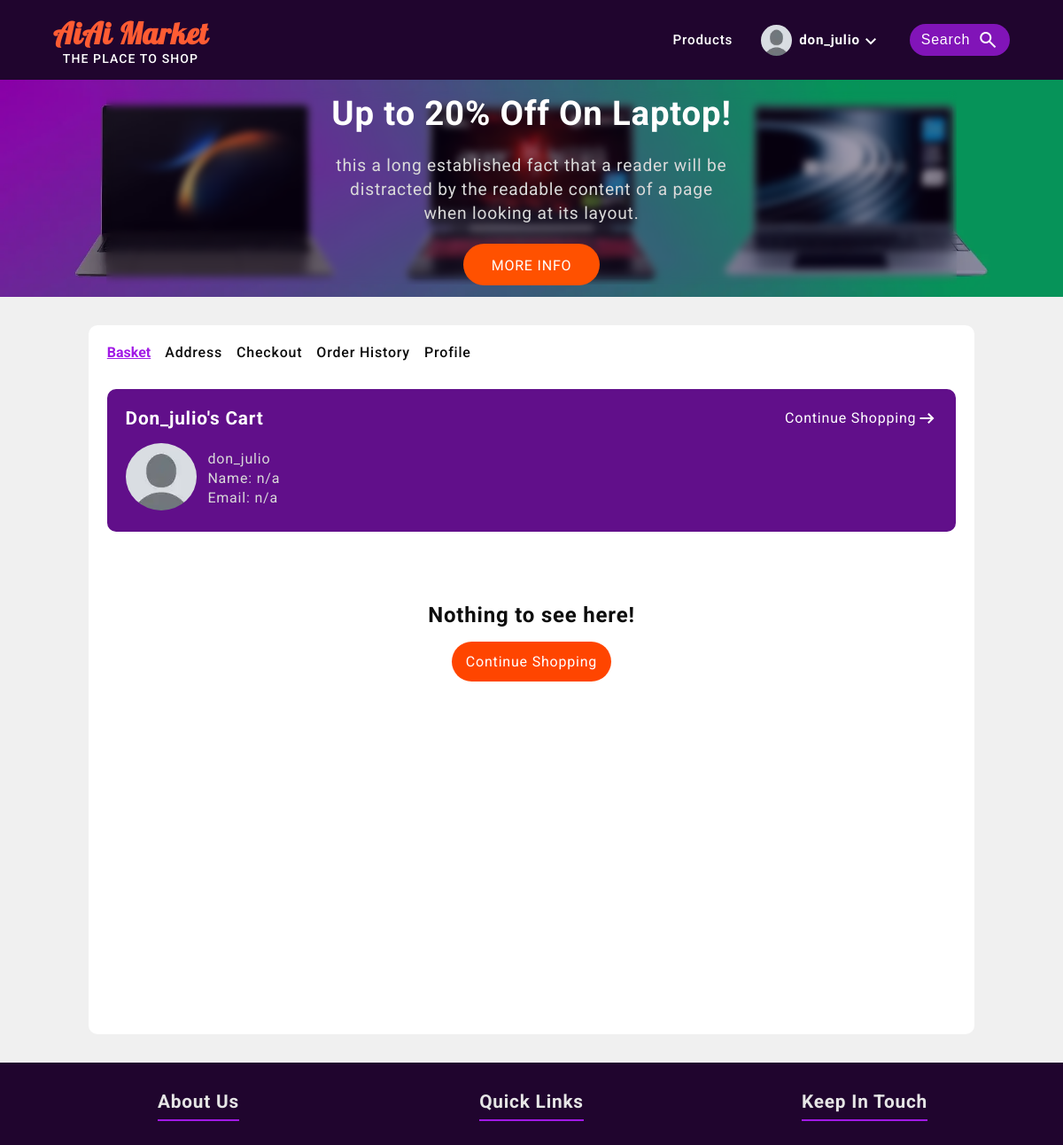
The app's page /my/basket/ (signed in, upper part), older data.
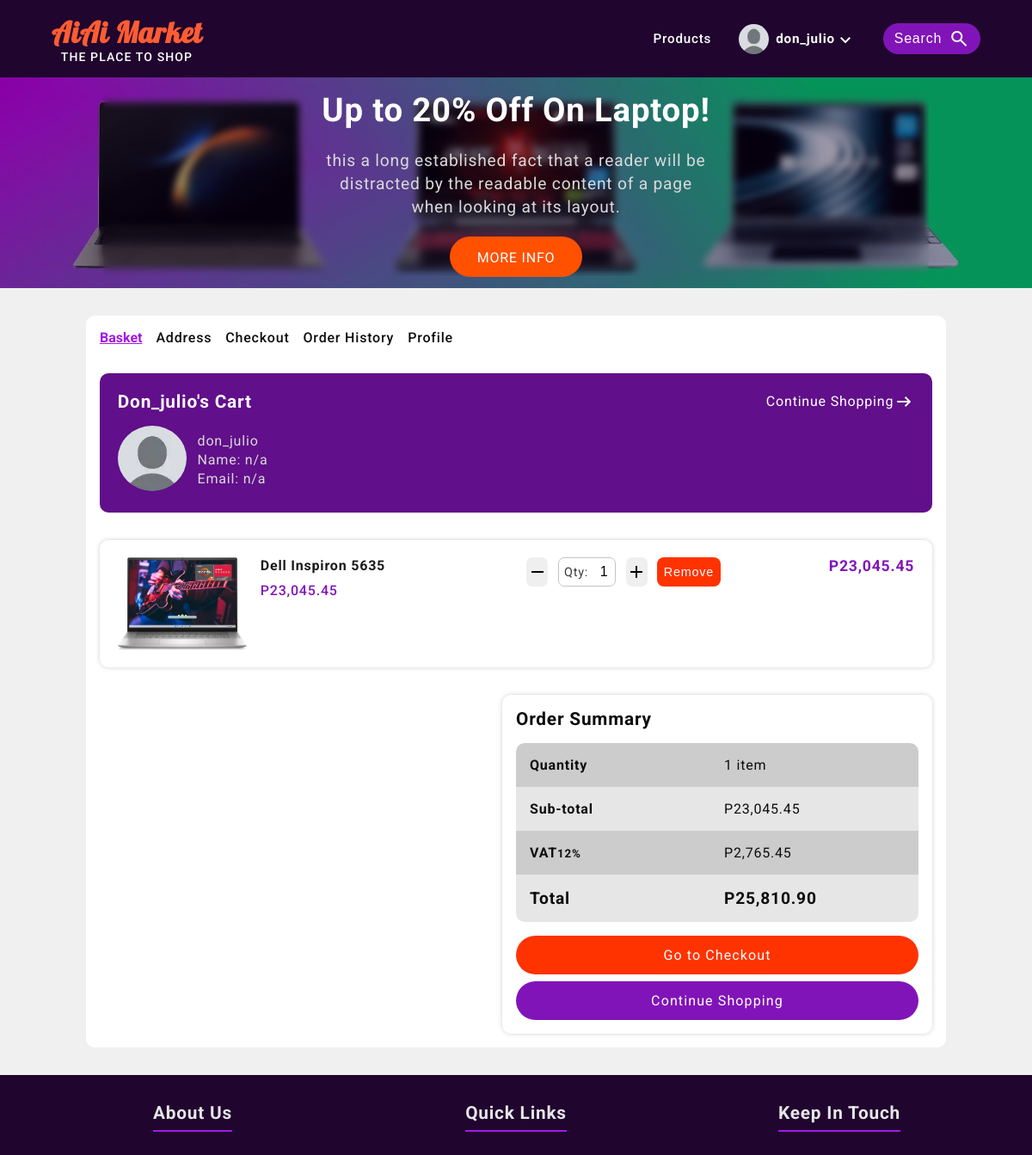
The same page, newer data.
### users/models.py (models this page shows, shortened)
class UserProfile(models.Model):
    user = models.OneToOneField(User, on_delete=models.CASCADE, null=True, blank=True)
    profile_image = models.ImageField(upload_to='profile_images', default='profile_images/default_iamge.webp')
    user_name = models.CharField(max_length=50)
    first_name = models.CharField(max_length=50)
    last_name = models.CharField(max_length=100)
    email = models.EmailField(max_length=100)

### products/models.py (models this page shows, shortened)
class Order(models.Model):
    id = models.UUIDField(
        primary_key=True,
        default=uuid.uuid4,
        editable=False
    )
    customer = models.ForeignKey(User, on_delete=models.CASCADE)
    product = models.ForeignKey(Product, on_delete=models.CASCADE)
    ordered_date = models.DateTimeField(auto_now_add=True)
    quantity = models.IntegerField(default=1)
    open = models.BooleanField(default=True)
    def get_order_total(self):
        if self.product.get_discount_price():
            order_total = round(self.quantity * Decimal(self.product.get_discount_price().replace(',', '')), 2)
            return order_total
        else:
            order_total = round(self.quantity * self.product.price, 2)
            return order_total
    class Meta:
        ordering = ['-open']

class Product(models.Model):
    id = models.UUIDField(
        primary_key=True,
        default=uuid.uuid4,
        editable=False
    )
    category = models.ForeignKey(ProductCategory, on_delete=models.CASCADE)
    sub_category = models.ForeignKey(ProductSubCategory, on_delete=models.CASCADE)
    name = models.CharField(max_length=50)
    brand = models.CharField(max_length=50)
    seller_organization = models.CharField(max_length=50)
    product_image = models.ImageField(upload_to='product_image')
    description = models.CharField(max_length=100)
    detail = models.TextField()
    price = models.DecimalField(max_digits=10, decimal_places=2)
    price_str_format = models.CharField(max_length=1000, null=True, blank=True)
    discount_price_str_format = models.CharField(max_length=1000, null=True, blank=True)
    created = models.DateTimeField(auto_now_add=True)
    updated = models.DateTimeField(auto_now=True)
    available = models.BooleanField(default=True)
    num_of_times_solid = models.IntegerField(default=0)
    likes = models.DecimalField(max_digits=5, decimal_places=1 ,default=0.0)
    def get_product_image_url(self):
        return self.product_image.url
    def get_absolute_url(self):
        return reverse('products:product-detail', args=[str(self.id)])
    def get_discount_price(self):
        sub_cat = ['High-end', 'Entry-level']
        item = Product.objects.get(id=self.id)
        if item.sub_category:
            if item.sub_category.name in sub_cat:
                discount = round(item.price - (item.price * Decimal(.10)), 2)
                for char in str(discount):
                    if char == '.':
                        index = str(discount).index(char)
                        discount = f'{str(discount)[0 : index - 3]},{str(discount)[index - 3 : index  + 3]} '
                self.discount_price_str_format = discount
                return discount
    class Meta:
        ordering = ['-created']
        verbose_name_plural = 'Products'

### products/views.py (the view)
# urls.py: path('my/basket/', basket_view, name='product-basket'),
@login_required
def basket_view(request):
    user = request.user
    query_set = user.order_set.all().filter(open=True)
    context = {'query_set': query_set}
    return render(request, 'products/basket.html', context)

### templates/products/basket.html (shortened to what this page needs)
{% extends 'index.html' %}
{% block content %}
<div class="product-basket-content-container">
    {% if not query_set %}
        <div class="no-order-history-contents">
            <div class="order-history-nav-bar">
                {% with request.resolver_match.url_name as url_name %}
                    <a class="{% if url_name == 'product-basket' %}active-product-basket-nav-link{% else %}product-basket-nav-link{% endif %}" href="{% url 'products:product-basket' %}">Basket</a>
                    <a class="{% if url_name == 'shipping-address' %}active-product-basket-nav-link{% else %}product-basket-nav-link{% endif %}" href="{% url 'products:shipping-address' %}">Address</a>
                    <a class="{% if url_name == 'checkout-summary' %}active-product-basket-nav-link{% else %}product-basket-nav-link{% endif %}" href="{% url 'products:checkout-summary' %}">Checkout</a>
                    <a class="{% if url_name == 'order-history' %}active-product-basket-nav-link{% else %}product-basket-nav-link{% endif %}" href="{% url 'products:order-history' %}">Order History</a>
                    <a class="{% if url_name == 'user-profile' %}active-product-basket-nav-link{% else %}product-basket-nav-link{% endif %}" href="{% url 'users:user-profile' %}">Profile</a>
                {% endwith %}
            </div>
            <div class="order-history-header-container" style="width:100%;">
                <div class="order-history-header-text">
                    <h2 class="order-history-header">{{ request.user.username }}'s Cart</h2>
                    <a class="order-history-continue-shopping-btn-large" href="{% url 'products:product-list' %}">
                        <p class="order-history-continue-shopping" href="">Continue Shopping</p>
                        <span class="material-symbols-outlined">arrow_right_alt</span>
                    </a>
                </div>
                <div class="order-history-user-info-container">
                    <div class="order-history-user-profile-image">
                        <img src="{{ request.user.userprofile.profile_image.url }}" alt="">
                    </div>
                    <div class="order-history-user-profile-info">
                        <p class="order-history-username">{{ request.user.username }}</p>
                        {% if request.user.shippingaddress_set.all.first %}
                            <p>
                                {{ request.user.shippingaddress_set.all.first.first_name }}
                                {{ request.user.shippingaddress_set.all.first.last_name }}
                            </p>
                            <p>{{ request.user.shippingaddress_set.all.first.email }}</p>
                        {% else %}
                            <p>Name: n/a</p>
                            <p>Email: n/a</p>
                        {% endif %}
                    </div>
                </div>
            </div>
            <div class="no-order-history-content">
                <h3 class="no-order-history-text">Nothing to see here!</h3>
                <a class="no-order-history-continue-shopping" href="{% url 'products:product-list' %}">Continue Shopping</a>
            </div>
        </div>
    {% else %}
        <div class="product-basket-wrapper">
            <div class="product-basket-nav-bar">
                {% with request.resolver_match.url_name as url_name %}
                    <a class="{% if url_name == 'product-basket' %}active-product-basket-nav-link{% else %}product-basket-nav-link{% endif %}" href="{% url 'products:product-basket' %}">Basket</a>
                    <a class="{% if url_name == 'shipping-address' %}active-product-basket-nav-link{% else %}product-basket-nav-link{% endif %}" href="{% url 'products:shipping-address' %}">Address</a>
                    <a class="{% if url_name == 'checkout-summary' %}active-product-basket-nav-link{% else %}product-basket-nav-link{% endif %}" href="{% url 'products:checkout-summary' %}">Checkout</a>
                    <a class="{% if url_name == 'order-history' %}active-product-basket-nav-link{% else %}product-basket-nav-link{% endif %}" href="{% url 'products:order-history' %}">Order History</a>
                    <a class="{% if url_name == 'user-profile' %}active-product-basket-nav-link{% else %}product-basket-nav-link{% endif %}" href="{% url 'users:user-profile' %}">Profile</a>
                {% endwith %}
            </div>
            <div class="order-history-header-container" style="width:100%;">
                <div class="order-history-header-text">
                    <h2 class="order-history-header">{{ request.user.username }}'s Cart</h2>
                    <a class="order-history-continue-shopping-btn-large" href="{% url 'products:product-list' %}">
                        <p class="order-history-continue-shopping" href="">Continue Shopping</p>
                        <span class="material-symbols-outlined">arrow_right_alt</span>
                    </a>
                </div>
                <div class="order-history-user-info-container">
                    <div class="order-history-user-profile-image">
                        <img src="{{ request.user.userprofile.profile_image.url }}" alt="">
                    </div>
                    <div class="order-history-user-profile-info">
                        <p class="order-history-username">{{ request.user.username }}</p>
                        {% if request.user.shippingaddress_set.all.first %}
                            <p>
                                {{ request.user.shippingaddress_set.all.first.first_name }}
                                {{ request.user.shippingaddress_set.all.first.last_name }}
                            </p>
                            <p>{{ request.user.shippingaddress_set.all.first.email }}</p>
                        {% else %}
                            <p>Name: n/a</p>
                            <p>Email: n/a</p>
                        {% endif %}
                    </div>
                </div>
            </div>
            <div class="basket-list">
                {% for order in query_set %}
                    <div class="basket-product">
                        <a class="basket-product-info-container" href="{{ order.product.get_absolute_url }}">
                            <div class="basket-product-image">
                                <img src="{{ order.product.get_product_image_url }}" alt="">
                            </div>
                            <div class="basket-product-info">
                                <h4 class="basket-product-name">
                                    {{ order.product.name }}
                                </h4>
                                <div class="basket-product-price-and-discount">
                                    {% if order.product.get_discount_price %}
                                        <p class="basket-product-price">P{{ order.product.discount_price_str_format }}</p>
                                        <div class="basket-price-discount-container">
                                            <p class="basket-product-discount-price">P{{ order.product.price_str_format }}</p>
                                            <span>-10%</span>
                                        </div>
                                    {% else %}
                                        <p class="basket-product-price">P{{ order.product.price_str_format }}</p>
                                    {% endif %}
                                </div>
                            </div>
                        </a>
                        <form class="basket-total-product" action="{% url 'products:update-basket' order.product.id %}" method="GET">
                            <button type="button"class="basket-minus-item">
                                <span class="material-symbols-outlined">
                                </span>
                            </button>
                            <div class="quantity">
                                Qty:
                                <input class="total-amount" type="text" readonly name='amount' value="{{ order.quantity }}" min="{{ order.quantity }}">
                            </div>
                            <button  type="button" class="basket-add-item">
                                <span class="material-symbols-outlined">
                                </span>
                            </button>
                            <button class='update-or-delete' type="submit">Remove</button>
                        </form>
                        {% for obj in order_total %}
                            {% if order.product.id == obj.id %}
                                <h4 class="total-price">P{{ obj.order_total }}</h4>
                            {% endif %}
                        {% endfor %}
                    </div>
                {% endfor %}
            </div>
            <div class="basket-sub-total-container">
                <div class="basket-sub-total">
                    <h2 class="basket-order-summary-header">Order Summary</h2>
                    <div class=" basket-order-summary-text sub-total-basket-quantity">
                        <h4>Quantity</h4>
                        {% if num_of_product > 1 %}
                            <p>{{ num_of_product }} items</p>
                        {% else %}
                            <p>{{ num_of_product }} item</p>
                        {% endif %}
                    </div>
                    <div class=" basket-order-summary-text sub-total-basket-subtotal">
                        <h4>Sub-total</h4>
                        <p>P{{ sub_total }}</p>
                    </div>
                    <div class=" basket-order-summary-text sub-total-basket-subtotal">
                        <h4>VAT<small>12%</small></h4>
                        <p>P{{ vat }}</p>
                    </div>
                    <div class=" basket-order-summary-text sub-total-basket-subtotal">
                        <h4>Total</h4>
                        <p>P{{ total }}</p>
                    </div>
                    <div class="sub-total-btns">
                        <a class="basket-checkout-btn" href="{% url 'products:shipping-address' %}">Go to Checkout</a>
                        <a class="basket-continue-shopping-btn" href="{% url 'products:product-list' %}">Continue Shopping</a>
                    </div>
                </div>
            </div>
        </div>
    {% endif %}
</div>
{% endblock content %}

### templates/navbar.html (shortened to what this page needs)
<div class="nav-bar-wrapper">
    <a class="brand-name" href="{% url 'products:product-home' %}">
        <h1>AiAi Market</h1>
        <p>THE PLACE TO SHOP</p>
    </a>
    {% with request.resolver_match.url_name as url_name %}
        <nav class="nav-links">
            <a class="nav-link {% if url_name == 'product-list' %}active-nav-link{% endif %}" href="{% url 'products:product-list' %}">Products</a>
            {% if not request.user.is_authenticated %}
                <a class="nav-link {% if url_name == 'user-login' %}active-nav-link{% endif %}" href="{% url 'users:user-login' %}">Login</a>
                <a class="nav-link {% if url_name == 'user-register' %}active-nav-link{% endif %}" href="{% url 'users:user-register' %}">Register</a>
            {% else %}
                <div class="logged-in-user-nav-link-container">
                    <div class="toggle-user-navbar">
                        <img class="logged-in-navbar-user-profile-img" src="{{request.user.userprofile.profile_image.url}}" alt="">
                        <h4 class="logged-in-navbar-username">{{ request.user.username }}</h4>
                        <span class="material-symbols-outlined logged-in-navbar-arrow-down">
                        </span>
                    </div>
                </div>
            {% endif %}
            <button type="button" class="nav-link nav-link-search-button">
                Search
                <span class="material-symbols-outlined search-icon">search</span>
            </button>
        </nav>
    {% endwith %}
</div>

Row changes from the older to the newer data that the page shows:
added Order: product.get_product_image_url (picture), product.name "Dell Inspiron 5635", product.price_str_format "23,045.45", amount "1", order_total "23,045.45"
Text that changed along with them:
{{ request.user.username }}: (not shown) → "Don_julio"
{{ request.user.username }}: (not shown) → "don_julio"
{{ num_of_product }}: (not shown) → "1"
{{ sub_total }}: (not shown) → "23,045.45"
{{ vat }}: (not shown) → "2,765.45"
{{ total }}: (not shown) → "25,810.90"
{{ request.user.username }}: "Don_julio" → (not shown)
{{ request.user.username }}: "don_julio" → (not shown)
text no longer shown: "Nothing to see here!"
text now shown: "Order Summary Quantity item Sub-total P VAT 12% P Total P Go to Checkout"
